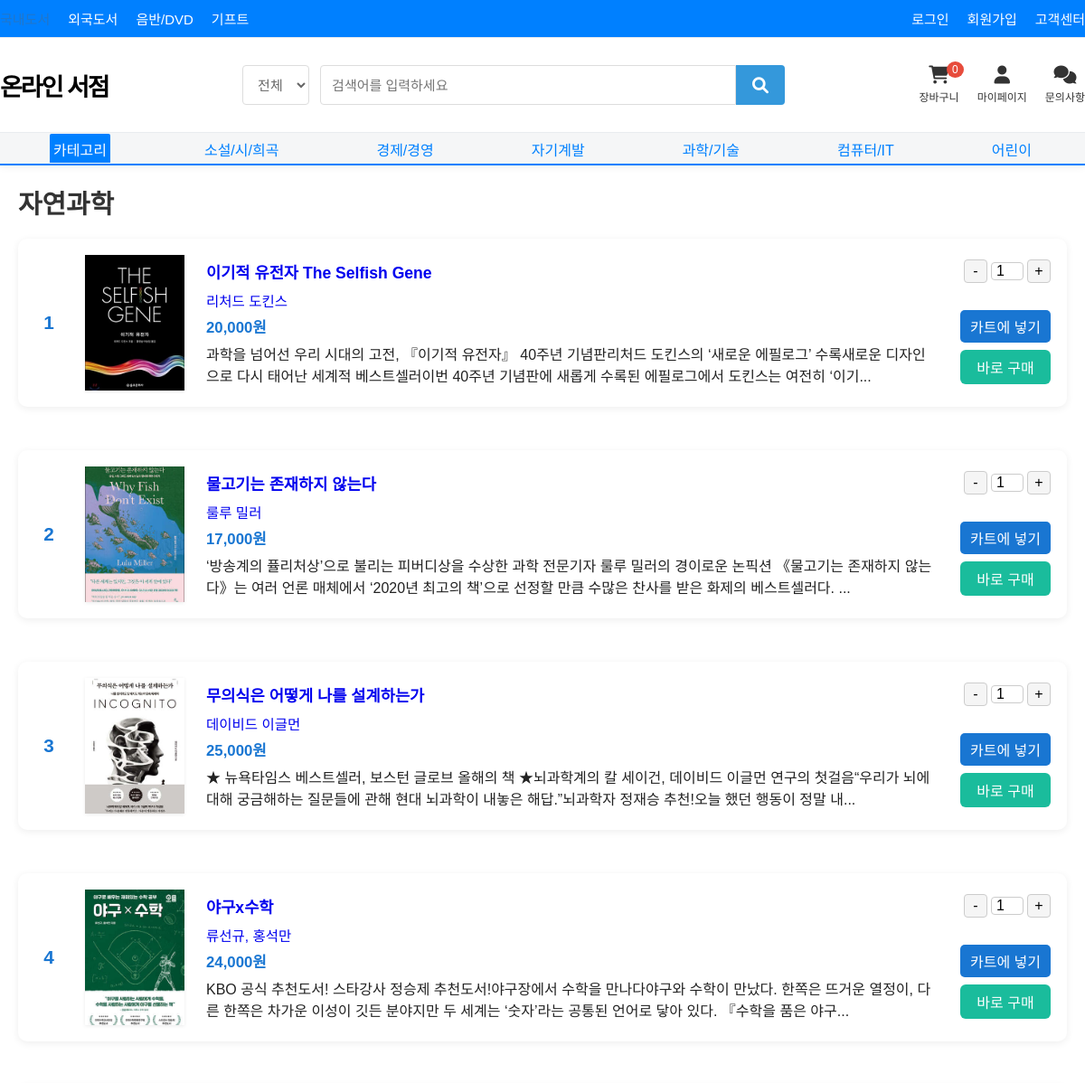
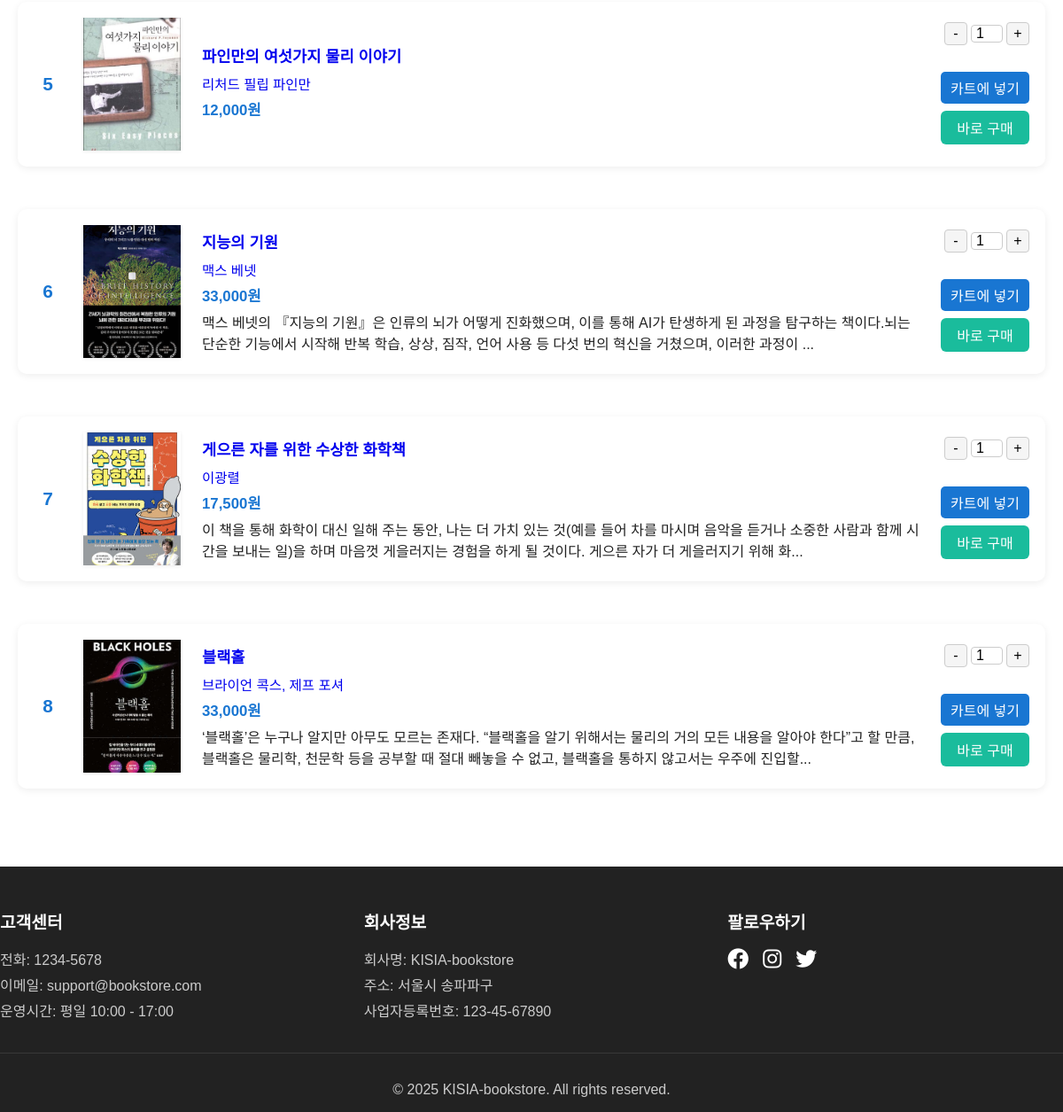
Screenshot of /category/science.php with the database file from the repository (2 pictures, top to bottom).
### tables this page shows
CREATE TABLE books (
    id VARCHAR(50) NOT NULL PRIMARY KEY,
    title VARCHAR(255) NOT NULL,
    author VARCHAR(100) NOT NULL,
    price DECIMAL(10,2) NOT NULL,
    category VARCHAR(100),
    description TEXT,
    image_path VARCHAR(255),
    additional_image_path VARCHAR(255),
    created_at TIMESTAMP DEFAULT CURRENT_TIMESTAMP
);

### category/science.php (the view, shortened to what this page needs)
<?php
require_once '../header.php';
$stmt = $conn->prepare("SELECT id, title, author, price, description, image_path FROM books WHERE category = ?");
$category = 'science';
$stmt->bind_param("s", $category);
$stmt->execute();
$result = $stmt->get_result();
?>
<!DOCTYPE html>
<html lang="ko">
<head>
  <link rel="stylesheet" href="../css/style.css">
  <link rel="stylesheet" href="../css/header.css">
  <link rel="stylesheet" href="../css/category.css">
  <link rel="stylesheet" href="https://cdnjs.cloudflare.com/ajax/libs/font-awesome/6.0.0/css/all.min.css">
</head>
<body>
<div class="category-container">
  <div class="category-content">
    <h1>자연과학</h1>
    <div class="book-list">
      <?php if ($result->num_rows > 0): ?>
        <?php $num = 1; ?>
        <?php while($book = $result->fetch_assoc()): ?>
          <div class="book-row">
            <div class="book-number"><?= $num++ ?></div>
            <div class="book-thumb">
              <a href="book_detail.php?id=<?= urlencode($book['id']) ?>">
                <img src="../<?= htmlspecialchars($book['image_path']) ?>" alt="<?= htmlspecialchars($book['title']) ?>">
              </a>
            </div>
            <div class="book-info">
              <div class="book-title">
                <a href="book_detail.php?id=<?= urlencode($book['id']) ?>"><?= htmlspecialchars($book['title']) ?></a>
              </div>
              <div class="book-meta">
                <a href="book_detail.php?id=<?= urlencode($book['id']) ?>"><?= htmlspecialchars($book['author']) ?></a>
              </div>
              <div class="book-price"><?= number_format((int)$book['price']) ?>원</div>
              <div class="book-desc">
                <?= htmlspecialchars(mb_strimwidth(strip_tags($book['description']), 0, 220, '...')) ?>
              </div>
            </div>
            <form method="POST" class="book-action-form" action="../cart.php">
              <div class="book-actions">
                <div class="qty-control">
                  <button type="button" onclick="updateQuantity(this, -1)">-</button>
                  <input type="number" class="quantity-display" value="1" min="1" readonly>
                  <button type="button" onclick="updateQuantity(this, 1)">+</button>
                </div>
                <button type="submit" class="cart-btn">카트에 넣기</button>
                <button type="submit" class="buy-btn" name="buy_now" value="1">바로 구매</button>
              </div>
            </form>
          </div>
        <?php endwhile; ?>
      <?php else: ?>
        <p class="no-books">등록된 도서가 없습니다.</p>
      <?php endif; ?>
    </div>
  </div>
</div>
<?php require_once '../footer.php'; ?>
</body>
</html>

### css/style.css (style rules this page uses)
* { margin: 0; padding: 0; box-sizing: border-box; }
:root { --primary-color: #2376c7; --secondary-color: #222; --accent-color: #f7b500; --background-color: #ffffff; --text-color: #222; --border-color: #e5e5e5; --shadow: 0 2px 8px rgba(0,0,0,0.06); --transition: all 0.2s; }
body { font-family: 'Noto Sans KR', 'Malgun Gothic', Arial, sans-serif; background: var(--background-color); color: var(--text-color); min-height: 100vh; }
.book-info { text-align: left; }
.cart-btn { width: 100%; padding: 0.8rem; background: var(--primary-color); color: white; border: none; border-radius: 4px; font-size: 1rem; font-weight: 500; cursor: pointer; transition: var(--transition); margin-top: 1rem; }

### css/category.css (style rules this page uses)
.category-container { display: flex; max-width: 1200px; margin: 0 auto; padding: 20px; gap: 30px; }
.category-container a { text-decoration: none; }
.category-content { flex: 1; }
.category-content h1 { font-size: 1.8rem; margin-bottom: 20px; color: #333; }
.book-list { display: flex; flex-direction: column; gap: 28px; }
.book-row { display: flex; align-items: center; background: #fff; border-radius: 10px; box-shadow: 0 2px 8px rgba(0,0,0,0.07); margin-bottom: 20px; padding: 18px; gap: 24px; }
.book-thumb img { width: 110px; height: 150px; object-fit: cover; border-radius: 0px; box-shadow: 0 1px 4px rgba(0,0,0,0.08); }
.book-info { flex: 1; display: flex; flex-direction: column; gap: 6px; }
.book-title { font-size: 1.1rem; font-weight: bold; margin-bottom: 2px; }
.book-meta { color: #888; font-size: 0.97rem; }
.book-price { color: #1976d2; font-weight: bold; font-size: 1.05rem; }
.book-actions { display: flex; flex-direction: column; gap: 8px; align-items: flex-end; }
.qty-control { display: flex; align-items: center; gap: 4px; margin-bottom: 6px; }
.qty-control button { width: 26px; height: 26px; font-size: 1rem; border: 1px solid #ccc; background: #f5f5f5; border-radius: 4px; cursor: pointer; }
.qty-control input[type="number"] { width: 36px; text-align: center; font-size: 1rem; border: 1px solid #ccc; border-radius: 4px; }
.cart-btn { width: 100px; padding: 6px 0; border: none; border-radius: 5px; font-size: 1rem; background: #1976d2; color: #fff; cursor: pointer; }
.buy-btn { width: 100%; padding: 7px 0; border-radius: 6px; border: none; font-size: 1rem; font-weight: 500; cursor: pointer; margin-bottom: 2px; }
.buy-btn { background: #1abc9c; color: #fff; }
.book-number { width: 32px; font-size: 1.3rem; font-weight: bold; color: #1976d2; display: flex; align-items: center; justify-content: center; }

### rows the page displays
books: image_path (picture), title "이기적 유전자 The Selfish Gene", author "리처드 도킨스", price "20,000", description "과학을 넘어선 우리 시대의 고전, 『이기적 유전자』 40주년 기념판리처드 도킨스의 ‘새로운 에필로그’ 수록새로운 디자인으로 다시 태어난 세계적 베스트셀러이번 40주년 기념판에 새롭게 수록된 에필로그에서 도킨스는 여전히 ‘이기..."
books: image_path (picture), title "물고기는 존재하지 않는다", author "룰루 밀러", price "17,000", description "‘방송계의 퓰리처상’으로 불리는 피버디상을 수상한 과학 전문기자 룰루 밀러의 경이로운 논픽션 《물고기는 존재하지 않는다》는 여러 언론 매체에서 ‘2020년 최고의 책’으로 선정할 만큼 수많은 찬사를 받은 화제의 베스트셀러다. ..."
books: image_path (picture), title "무의식은 어떻게 나를 설계하는가", author "데이비드 이글먼", price "25,000", description "★ 뉴욕타임스 베스트셀러, 보스턴 글로브 올해의 책 ★뇌과학계의 칼 세이건, 데이비드 이글먼 연구의 첫걸음“우리가 뇌에 대해 궁금해하는 질문들에 관해 현대 뇌과학이 내놓은 해답.”뇌과학자 정재승 추천!오늘 했던 행동이 정말 내..."
books: image_path (picture), title "야구x수학", author "류선규, 홍석만", price "24,000", description "KBO 공식 추천도서! 스타강사 정승제 추천도서!야구장에서 수학을 만나다야구와 수학이 만났다. 한쪽은 뜨거운 열정이, 다른 한쪽은 차가운 이성이 깃든 분야지만 두 세계는 ‘숫자’라는 공통된 언어로 닿아 있다. 『수학을 품은 야구..."
books: image_path (picture), title "파인만의 여섯가지 물리 이야기", author "리처드 필립 파인만", price "12,000"
books: image_path (picture), title "지능의 기원", author "맥스 베넷", price "33,000", description "맥스 베넷의 『지능의 기원』은 인류의 뇌가 어떻게 진화했으며, 이를 통해 AI가 탄생하게 된 과정을 탐구하는 책이다.뇌는 단순한 기능에서 시작해 반복 학습, 상상, 짐작, 언어 사용 등 다섯 번의 혁신을 거쳤으며, 이러한 과정이 ..."
books: image_path (picture), title "게으른 자를 위한 수상한 화학책", author "이광렬", price "17,500", description "이 책을 통해 화학이 대신 일해 주는 동안, 나는 더 가치 있는 것(예를 들어 차를 마시며 음악을 듣거나 소중한 사람과 함께 시간을 보내는 일)을 하며 마음껏 게을러지는 경험을 하게 될 것이다. 게으른 자가 더 게을러지기 위해 화..."
books: image_path (picture), title "블랙홀", author "브라이언 콕스, 제프 포셔", price "33,000", description "‘블랙홀’은 누구나 알지만 아무도 모르는 존재다. “블랙홀을 알기 위해서는 물리의 거의 모든 내용을 알아야 한다”고 할 만큼, 블랙홀은 물리학, 천문학 등을 공부할 때 절대 빼놓을 수 없고, 블랙홀을 통하지 않고서는 우주에 진입할..."
